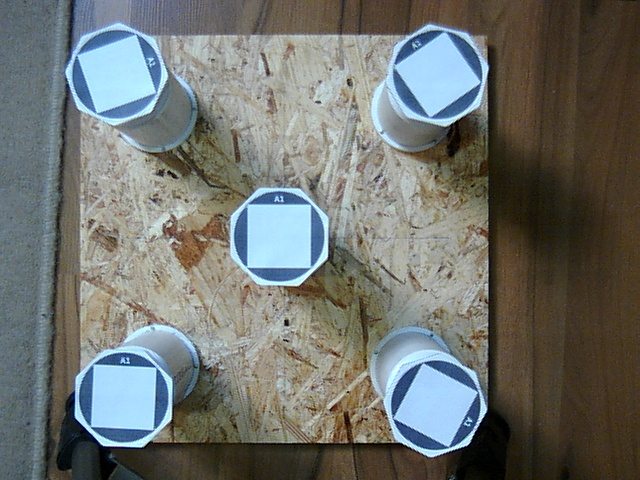
//> input picture opencv/src/octagon/build/rotate_525mm_with_LED.jpg, 640 x 480 px
$ ./octagon build/rotate_525mm_with_LED.jpg   (built with g++ and OpenCV 4)
//> lines starting //> are read from the running program, lines starting //| are printed output that depends on the picture; after the words box and inside, x2 and y2 are one past the last pixel; in counts of white or black regions, pixels touching at a corner belong together
#include <opencv2/opencv.hpp>
#include <iostream>
#include "opencv2/highgui/highgui.hpp"
#include "opencv2/imgproc/imgproc.hpp"
#include <vector>
#include <math.h>
#include <algorithm>

int main(int argc, char **argv) {

   char* imageName = argv[1];
   cv::Mat image;
   image = imread(imageName, cv::IMREAD_COLOR);
//> image is the input picture: 480 rows x 640 cols, CV_8UC3; mean B, G, R 109.3, 113.5, 110.5
   if (argc != 2 || !image.data) {
      printf(" No image data \n ");
      return -1;
   }

   // Alternativen evlt. noch testen find contours, template matching

   // Color Filter on Color Blue
   cv::Mat blue_filter;
   cv::inRange(image, cv::Scalar(200, 0, 0), cv::Scalar(255, 255, 255),
         blue_filter);
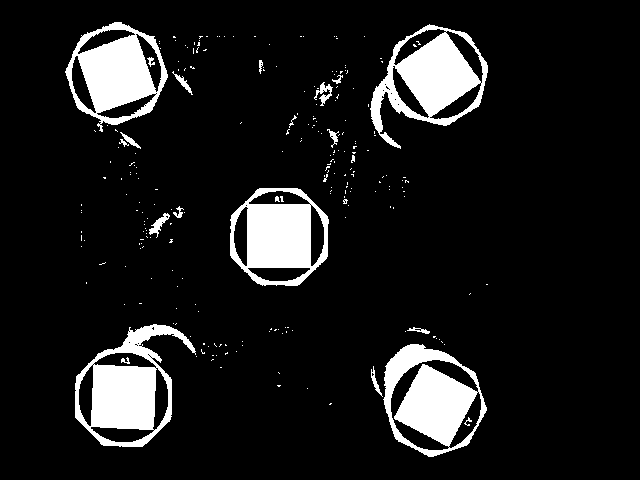
//> blue_filter: 480 rows x 640 cols, CV_8UC1; 10.3% white; 242 white regions (220 under 20 px), largest, box (x1, y1, x2, y2) and area: (75, 324, 196, 447) 6389, (383, 344, 487, 457) 6210, (370, 24, 488, 149) 6113

   // Erosion filter to that only the sqares will be left
   // Sqares will not have the correct size afterwards - they will be smaller
   cv::Mat element = getStructuringElement(cv::MORPH_RECT, cv::Size(19, 19),
         cv::Point(8, 8));
   cv::Mat erosion;
   cv::erode(blue_filter, erosion, element);
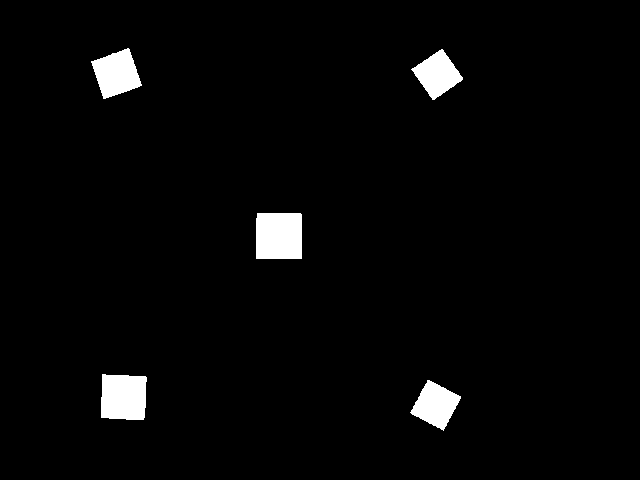
//> erosion: 480 rows x 640 cols, CV_8UC1; 2.8% white; 5 white regions, box (x1, y1, x2, y2) and area: (256, 213, 302, 259) 2110, (101, 374, 147, 420) 1948, (91, 48, 142, 99) 1631, (410, 380, 461, 431) 1454, (411, 49, 463, 100) 1414

   // Delitate filter to get the old size of the squares - problem with rotated squares
//   cv::Mat element2 = getStructuringElement( cv::MORPH_RECT,
//                        cv::Size( 9, 9 ),
//                        cv::Point( 4, 4 ) );
//   cv::Mat delitate;
//   cv::dilate( erosion, delitate, element2 );

   // Harris Corner detection to find the corners of the squares
   cv::Mat harris;
   cv::Mat harris_norm;
   cv::Mat harris_norm_scaled;

   cv::cornerHarris(erosion, harris, 4, 3, 0.16, cv::BORDER_DEFAULT);
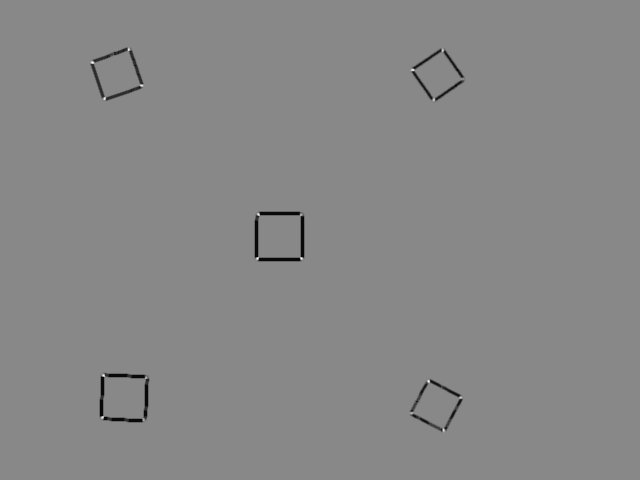
//> harris: 480 rows x 640 cols, CV_32FC1; min -0.0429, max 0.0372, mean -0.000259; drawn with min black and max white
   cv::normalize(harris, harris, 0, 255, cv::NORM_MINMAX, CV_32FC1, cv::Mat());
   cv::convertScaleAbs(harris_norm, harris_norm_scaled);

   std::vector<cv::Vec2f> center;

   for (int j = 0; j < harris.rows; j++) {
      for (int i = 0; i < harris.cols; i++) {
         if ((int) harris.at<float>(j, i) > 140) {
            //cv::circle(image, cv::Point(i, j), 5, cv::Scalar(0), 2, 8, 0);
            center.push_back(cv::Vec2f(i, j));

         }
      }
   }
//> after the loop, center = 145 items, first 12: [128, 47], [128, 48], [129, 48], [442, 48], [128, 49], [129, 49], [442, 49], [443, 49], [128, 50], [129, 50], [442, 50], [443, 50]

   // Show all found corners
//   for (auto const& circle : center) {
//      std::cout << circle << std::endl;
//   }

   std::cout << "Anzahl vollständig: " << center.size() << std::endl;
//| Anzahl vollständig: 145

   ////////////////////////////////////////////////////////////////////////////////////////////////////////////
   // reduce found cornes to one per square corner
   std::vector<cv::Vec2f> filt_corner;

   float sumX = 0.0;
   float sumY = 0.0;
   int similarCorner = 0;

   /////////////////////// Loop through all found corners
   for (size_t current_corner = 0; current_corner < center.size();
         ++current_corner) {

      //Check if filtered corner vector is empty
      if (filt_corner.empty()) {
         //if empty loop through the first vector and look for similar values
         sumX = center[current_corner][0];
         sumY = center[current_corner][1];
         similarCorner++;

         for (size_t search_corner = current_corner;
               search_corner < center.size(); ++search_corner) {

            if ((abs(center[current_corner][0] - center[search_corner][0]) < 5)
                  && (abs(center[current_corner][1] - center[search_corner][1])
                        < 5)) {
               sumX += center[search_corner][0];
               sumY += center[search_corner][1];
               similarCorner++;
            }
         }

         sumX = sumX / similarCorner;
         sumY = sumY / similarCorner;
         filt_corner.push_back(cv::Vec2f(sumX, sumY));
      }
      /// after the first corner is in the new array
      else {
         //check if the actual corner of the first vector is already in the second vector for found arrays
         int count = 0;
         for (size_t search_corner2 = 0; search_corner2 < filt_corner.size();
               ++search_corner2) {
            //if distance of x and y is smaller than 5,  the corner is alrady in the second vector at this special place
            if (abs(center[current_corner][0] - filt_corner[search_corner2][0])
                  < 5) {
               if (abs(
                     center[current_corner][1] - filt_corner[search_corner2][1])
                     < 5) {
                  count++;
               }
            }
         }

         // if counted corners has the same size like fields in the second vector a new field in the second array has to be created
         if (count == 0) {
            similarCorner = 0;
            sumX = center[current_corner][0];
            sumY = center[current_corner][1];
            similarCorner++;

            for (size_t search_corner = current_corner;
                  search_corner < center.size(); ++search_corner) {

               if (abs(center[current_corner][0] - center[search_corner][0])
                     < 5) {
                  if (abs(center[current_corner][1] - center[search_corner][1])
                        < 5) {
                     sumX += center[search_corner][0];
                     sumY += center[search_corner][1];
                     similarCorner++;
                  }
               }

            }

            sumX = sumX / similarCorner;
            sumY = sumY / similarCorner;

            filt_corner.push_back(cv::Vec2f(sumX, sumY));

         }

         sumX = 0.0;
         sumY = 0.0;
         similarCorner = 0;

      }

   }
//> this loop made 145 passes
//> count on passes 4, 14, 25, 34, 36, 46, 51: 0, 0, 0, 0, 0, 0, 0
//> after the loop, sumX = 0; sumY = 0; similarCorner = 0; filt_corner = 20 items, first 12: [128.4, 48.5], [442.3, 49.29], [91.58, 62], [411.6, 69.5], [461, 78.33], [141.4, 84.91], [104.1, 98.2], [433.3, 99.4], [257.9, 213.9], [300.4, 214.4], [257, 257.9], [300.9, 257.9]

   std::cout << "Eckpunkte: " << std::endl << std::endl;
   // Show all found corners
   for (auto const& circle2 : filt_corner) {
      std::cout << circle2 << std::endl;
   }
//> this loop made 20 passes
//| [128.375, 48.5]
//| [442.286, 49.2857]
//| [91.5833, 62]
//| [411.6, 69.5]
//| [461, 78.3333]
//| [141.364, 84.9091]
//| [104.1, 98.2]
//| [433.3, 99.4]
//> (output is shown up to pass 8 of 20)
   std::cout << "Anzahl reduziert: " << filt_corner.size() << std::endl;
//| Anzahl reduziert: 20

   if (filt_corner.size() == 0)
      std::exit(-1);
   for (size_t current_corner3 = 0; current_corner3 < filt_corner.size();
         ++current_corner3) {
      cv::circle(image,
            cv::Point(filt_corner[current_corner3][0],
                  filt_corner[current_corner3][1]), 5, cv::Scalar(0), 2, 8, 0);
   }
//> this loop made 20 passes
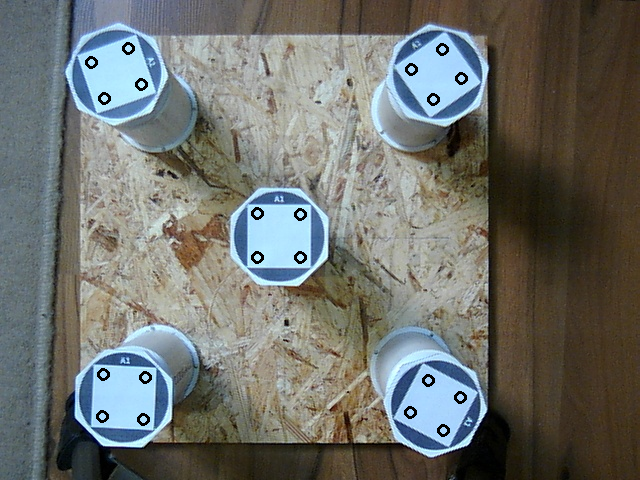
//> image: 480 rows x 640 cols, CV_8UC3; 0.59% of pixels changed, all inside (x1, y1, x2, y2) = (85, 42, 468, 437)

   /////////////////////////////////////////////////
   //// calculate sqares (80 Pixel is a good start

   std::vector<cv::Vec3f> middle_point;
   float middleX = 0.0;
   float middleY = 0.0;
   float hypotenuse = 0.0;
   float adjacent = 0.0;

   for (size_t current_corner4 = 0; current_corner4 < filt_corner.size();
         ++current_corner4) {

      //put the first corner into the sqare iterator

      std::vector<cv::Vec2f> iterator;
      iterator.push_back(
            cv::Vec2f(filt_corner[current_corner4][0],
                  filt_corner[current_corner4][1]));
      //search for the 3 further corners of a squares within a certain area

      for (size_t current_corner5 = (current_corner4 + 1);
            current_corner5 < filt_corner.size(); ++current_corner5) {
         if (abs(iterator[0][0] - filt_corner[current_corner5][0]) < 80) {
            if (abs(iterator[0][1] - filt_corner[current_corner5][1]) < 80) {
               iterator.push_back(
                     cv::Vec2f(filt_corner[current_corner5][0],
                           filt_corner[current_corner5][1]));
            }
         }
      }

      // if four points are within a certain area the middlepoint of a square will calcualted
      if (iterator.size() == 4) {

// [4 lines of commented-out code are left out]

         for (size_t it = 0; it < iterator.size(); ++it) {
            middleX += iterator[it][0];
            middleY += iterator[it][1];

         }
         middleX = middleX / 4;
         middleY = middleY / 4;

         std::sort(iterator.begin(), iterator.end(),
               [](const cv::Point2f &a, const cv::Point2f &b) {
                  //return ( a.x*a.x + a.y*a.y < b.x*b.x + b.y*b.y);
                  return ( a.y < b.y);

               });

// [6 lines of commented-out code are left out]
         adjacent = abs(iterator[0][0] - iterator[1][0]);
         hypotenuse = (iterator[0][0] - iterator[1][0])
               * (iterator[0][0] - iterator[1][0])
               + (iterator[0][1] - iterator[1][1])
                     * (iterator[0][1] - iterator[1][1]);
         hypotenuse = sqrtf(hypotenuse);
         adjacent = acosf((adjacent / hypotenuse));

         middle_point.push_back(cv::Vec3f(middleX, middleY, adjacent));
      }

      iterator.clear();
      middleX = 0.0;
      middleY = 0.0;
      adjacent = 0.0;
      hypotenuse = 0.0;
   }
//> this loop made 20 passes
//> after the loop, middleX = 0; middleY = 0; adjacent = 0; hypotenuse = 0

   std::cout << std::endl << "Mittelpunkt und Rotation: " << std::endl;
   for (auto const& circle6 : middle_point) {
      std::cout << circle6 << std::endl;
   }
//> this loop made 5 passes
//> circle6 on passes 1 to 5: [116.4, 73.4, 0.352], [437, 74.13, 0.583], [279, 236, 0.0123], [123.4, 397, 0.0618], [435.7, 405, 0.474]
//| [116.355, 73.4023, 0.351678]
//| [437.046, 74.1298, 0.582504]
//| [279.038, 236.006, 0.0123479]
//| [123.4, 397.013, 0.0617663]
//| [435.708, 405.014, 0.474444]

   //windows

   cv::namedWindow("color", cv::WINDOW_AUTOSIZE);
   cv::imshow("color", blue_filter);

   cv::namedWindow("erosion", cv::WINDOW_AUTOSIZE);
   cv::imshow("erosion", erosion);

   cv::namedWindow("original", cv::WINDOW_AUTOSIZE);
   cv::imshow("original", image);

   cv::waitKey(0);

   return 0;
}
